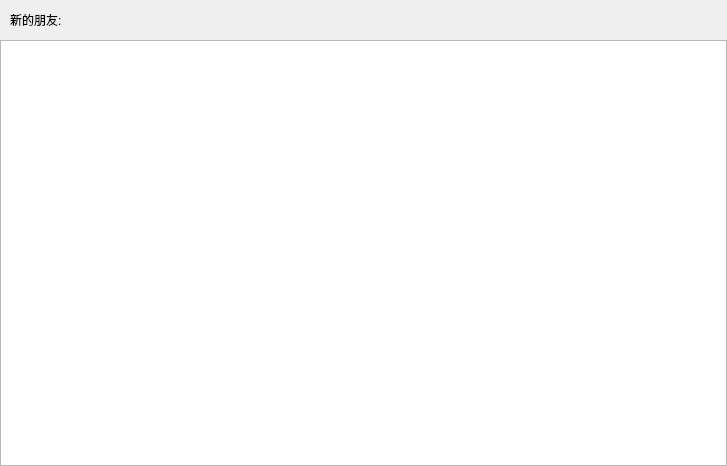
<?xml version="1.0" encoding="UTF-8"?>
<ui version="4.0">
 <class>ApplyFriendPage</class>
 <widget class="QWidget" name="ApplyFriendPage">
  <property name="geometry">
   <rect>
    <x>0</x>
    <y>0</y>
    <width>727</width>
    <height>466</height>
   </rect>
  </property>
  <property name="windowTitle">
   <string>ApplyFriendPage</string>
  </property>
  <layout class="QVBoxLayout" name="verticalLayout">
   <property name="spacing">
    <number>0</number>
   </property>
   <property name="leftMargin">
    <number>0</number>
   </property>
   <property name="topMargin">
    <number>0</number>
   </property>
   <property name="rightMargin">
    <number>0</number>
   </property>
   <property name="bottomMargin">
    <number>0</number>
   </property>
   <item>
    <widget class="QWidget" name="friendApplyWid" native="true">
     <layout class="QHBoxLayout" name="horizontalLayout">
      <property name="spacing">
       <number>0</number>
      </property>
      <property name="leftMargin">
       <number>0</number>
      </property>
      <property name="topMargin">
       <number>0</number>
      </property>
      <property name="rightMargin">
       <number>0</number>
      </property>
      <property name="bottomMargin">
       <number>0</number>
      </property>
      <item>
       <spacer name="horizontalSpacer_2">
        <property name="orientation">
         <enum>Qt::Orientation::Horizontal</enum>
        </property>
        <property name="sizeType">
         <enum>QSizePolicy::Policy::Fixed</enum>
        </property>
        <property name="sizeHint" stdset="0">
         <size>
          <width>10</width>
          <height>20</height>
         </size>
        </property>
       </spacer>
      </item>
      <item>
       <widget class="QLabel" name="friendApplyLabel">
        <property name="minimumSize">
         <size>
          <width>0</width>
          <height>40</height>
         </size>
        </property>
        <property name="maximumSize">
         <size>
          <width>16777215</width>
          <height>40</height>
         </size>
        </property>
        <property name="text">
         <string>新的朋友:</string>
        </property>
       </widget>
      </item>
      <item>
       <spacer name="horizontalSpacer">
        <property name="orientation">
         <enum>Qt::Orientation::Horizontal</enum>
        </property>
        <property name="sizeHint" stdset="0">
         <size>
          <width>663</width>
          <height>20</height>
         </size>
        </property>
       </spacer>
      </item>
     </layout>
    </widget>
   </item>
   <item>
    <widget class="QWidget" name="widget_2" native="true">
     <layout class="QVBoxLayout" name="verticalLayout_2">
      <property name="spacing">
       <number>0</number>
      </property>
      <property name="leftMargin">
       <number>0</number>
      </property>
      <property name="topMargin">
       <number>0</number>
      </property>
      <property name="rightMargin">
       <number>0</number>
      </property>
      <property name="bottomMargin">
       <number>0</number>
      </property>
      <item>
       <widget class="ApplyFriendList" name="applyFriendList"/>
      </item>
     </layout>
    </widget>
   </item>
  </layout>
 </widget>
 <layoutdefault spacing="6" margin="11"/>
 <customwidgets>
  <customwidget>
   <class>ApplyFriendList</class>
   <extends>QListWidget</extends>
   <header location="global">applyfriendlist.h</header>
  </customwidget>
 </customwidgets>
 <resources/>
 <connections/>
</ui>
